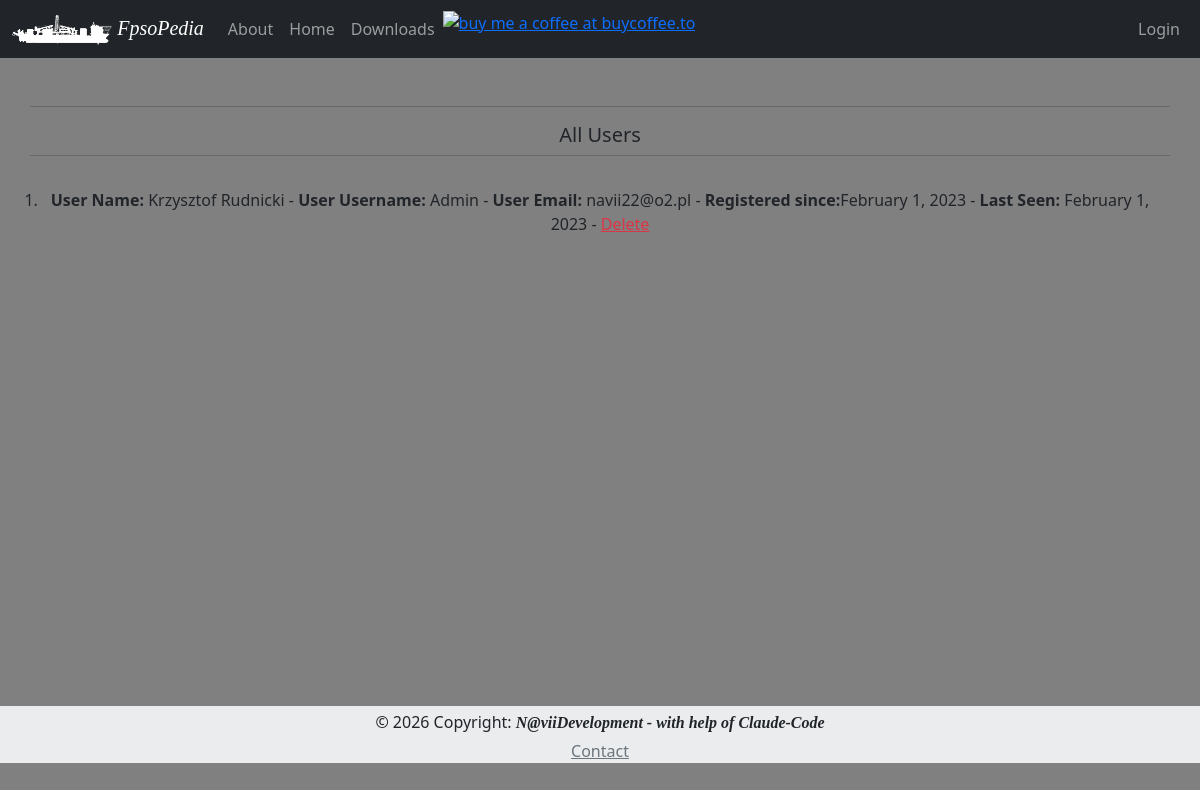
The app's page /all_users, older data.
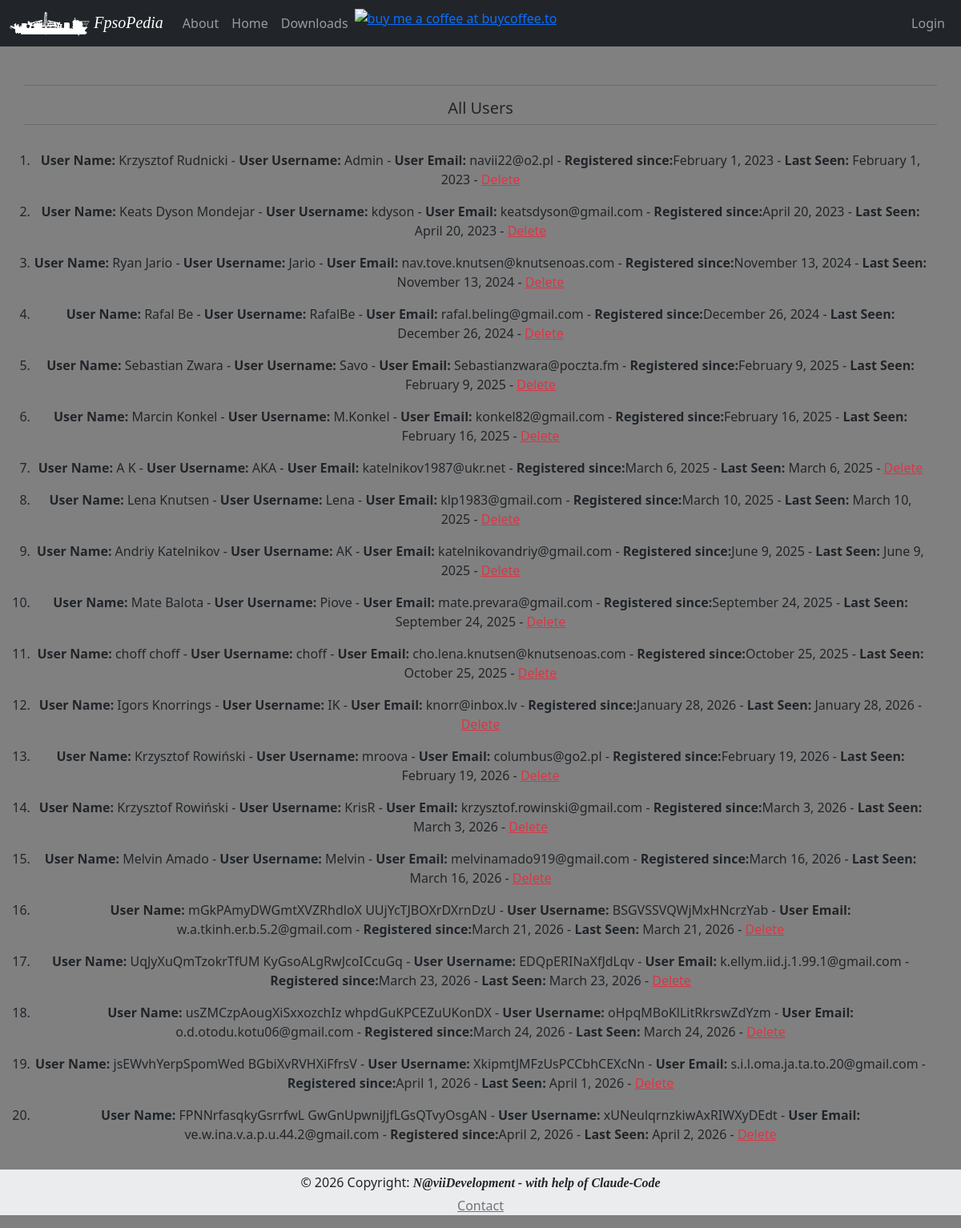
The same page, newer data.
### App/models.py (models this page shows, shortened)
class User (db.Model, UserMixin):
    id = db.Column(db.Integer, primary_key=True)
    user_name = db.Column(db.String, index=True)
    user_surname = db.Column(db.String, index=True)
    username = db.Column(db.String, index=True, unique=True)
    user_email = db.Column(db.String, index=True, unique=True)
    user_blog = db.Column(db.String, index=True)
    user_password_hash = db.Column(db.String(128))
    user_since = db.Column(db.DateTime, default=datetime.utcnow)
    user_last_seen= db.Column(db.DateTime, default=datetime.utcnow)
    favorite = db.relationship('Fpso', secondary=favorite, backref='followers', lazy='dynamic')
    posts = db.relationship('Post', backref = 'author', lazy='dynamic')

### App/routes.py (the view)
@app.route('/all_users', methods=['GET', 'POST'])
def all_users():
    users = User.query.order_by(User.user_since).all()
    return render_template('all_users.html', title = 'All Users', users=users)

### App/templates/all_users.html (shortened to what this page needs)
{% extends "base.html" %}
{% set active_page = 'dashboard' %}
{%  block content %}
<div class="row mb-3">
  <hr>
  <h5 class="text-center">All Users</h5>
  <hr>
</div>
<div class="row">
        {% if users %}
            <ol>
            {% for user in users %}
                <li>
                    {% include '_all_users.html' %}
                </li>
            {% endfor %}
            </ol>
        {% else %}
            <p class="text-center text-muted">There no registered users!!!</p>
        {% endif %}
    </div>
{% endblock %}

### App/templates/_all_users.html
<p><b>User Name: </b>{{ user.user_name }} {{ user.user_surname }} - <b>User Username: </b>{{ user.username }} - <b>User Email: </b>{{ user.user_email }} - <b>Registered since:</b>{{ moment(user.user_since).format('LL') }} - <b>Last Seen: </b>{{ moment(user.user_last_seen).format('LL') }} - <a href="{{ url_for('delete_User_warning', id=user.id) }}" class="card-link link-danger">Delete</a> </p>

Row changes from the older to the newer data that the page shows:
added User: user_name "Keats Dyson", user_surname "Mondejar", username "kdyson", user_email "keatsdyson@gmail.com", user_since "April 20, 2023", user_last_seen "April 20, 2023"
added User: user_name "Ryan", user_surname "Jario", username "Jario", user_email "nav.tove.knutsen@knutsenoas.com", user_since "November 13, 2024", user_last_seen "November 13, 2024"
added User: user_name "Rafal", user_surname "Be", username "RafalBe", user_email "rafal.beling@gmail.com", user_since "December 26, 2024", user_last_seen "December 26, 2024"
added User: user_name "Sebastian", user_surname "Zwara", username "Savo", user_email "Sebastianzwara@poczta.fm", user_since "February 9, 2025", user_last_seen "February 9, 2025"
added User: user_name "Marcin", user_surname "Konkel", username "M.Konkel", user_email "konkel82@gmail.com", user_since "February 16, 2025", user_last_seen "February 16, 2025"
added User: user_name "A", user_surname "K", username "AKA", user_email "katelnikov1987@ukr.net", user_since "March 6, 2025", user_last_seen "March 6, 2025"
added User: user_name "Lena", user_surname "Knutsen", username "Lena", user_email "klp1983@gmail.com", user_since "March 10, 2025", user_last_seen "March 10, 2025"
added User: user_name "Andriy", user_surname "Katelnikov", username "AK", user_email "katelnikovandriy@gmail.com", user_since "June 9, 2025", user_last_seen "June 9, 2025"
added User: user_name "Mate", user_surname "Balota", username "Piove", user_email "mate.prevara@gmail.com", user_since "September 24, 2025", user_last_seen "September 24, 2025"
added User: user_name "choff", user_surname "choff", username "choff", user_email "cho.lena.knutsen@knutsenoas.com", user_since "October 25, 2025", user_last_seen "October 25, 2025"
added User: user_name "Igors", user_surname "Knorrings", username "IK", user_email "knorr@inbox.lv", user_since "January 28, 2026", user_last_seen "January 28, 2026"
added User: user_name "Krzysztof", user_surname "Rowiński", username "mroova", user_email "columbus@go2.pl", user_since "February 19, 2026", user_last_seen "February 19, 2026"
added User: user_name "Krzysztof", user_surname "Rowiński", username "KrisR", user_email "krzysztof.rowinski@gmail.com", user_since "March 3, 2026", user_last_seen "March 3, 2026"
added User: user_name "Melvin", user_surname "Amado", username "Melvin", user_email "melvinamado919@gmail.com", user_since "March 16, 2026", user_last_seen "March 16, 2026"
added User: user_name "mGkPAmyDWGmtXVZRhdloX", user_surname "UUjYcTJBOXrDXrnDzU", username "BSGVSSVQWjMxHNcrzYab", user_email "w.a.tkinh.er.b.5.2@gmail.com", user_since "March 21, 2026", user_last_seen "March 21, 2026"
added User: user_name "UqJyXuQmTzokrTfUM", user_surname "KyGsoALgRwJcoICcuGq", username "EDQpERINaXfJdLqv", user_email "k.ellym.iid.j.1.99.1@gmail.com", user_since "March 23, 2026", user_last_seen "March 23, 2026"
added User: user_name "usZMCzpAougXiSxxozchIz", user_surname "whpdGuKPCEZuUKonDX", username "oHpqMBoKlLitRkrswZdYzm", user_email "o.d.otodu.kotu06@gmail.com", user_since "March 24, 2026", user_last_seen "March 24, 2026"
added User: user_name "jsEWvhYerpSpomWed", user_surname "BGbiXvRVHXiFfrsV", username "XkipmtJMFzUsPCCbhCEXcNn", user_email "s.i.l.oma.ja.ta.to.20@gmail.com", user_since "April 1, 2026", user_last_seen "April 1, 2026"
added User: user_name "FPNNrfasqkyGsrrfwL", user_surname "GwGnUpwniJjfLGsQTvyOsgAN", username "xUNeulqrnzkiwAxRIWXyDEdt", user_email "ve.w.ina.v.a.p.u.44.2@gmail.com", user_since "April 2, 2026", user_last_seen "April 2, 2026"
